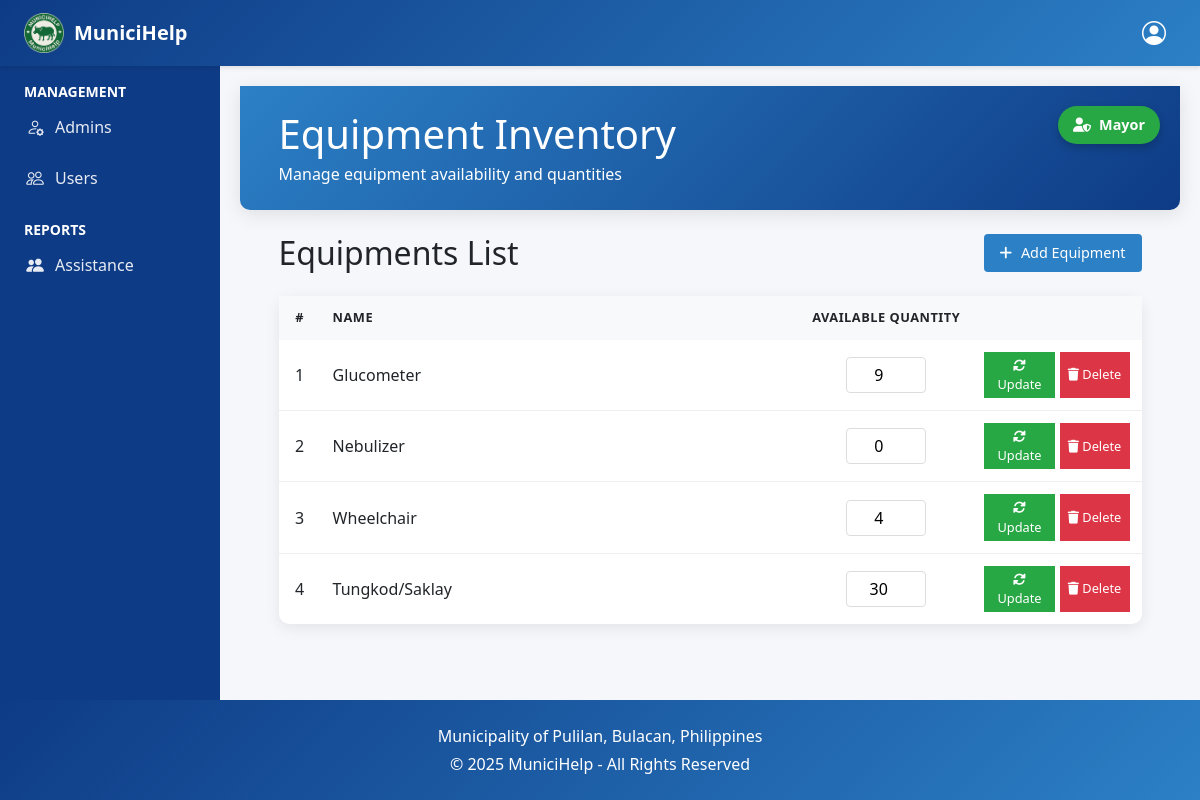
Page /mayor/mswd/admin/inventory.php (signed in) on the committed database.
### tables this page shows
CREATE TABLE `equipment_inventory` (
  `id` int(11) NOT NULL AUTO_INCREMENT,
  `equipment_type_id` int(11) NOT NULL,
  `available_quantity` int(11) NOT NULL DEFAULT 0,
  PRIMARY KEY (`id`),
  KEY `equipment_type_id` (`equipment_type_id`),
  CONSTRAINT `equipment_inventory_ibfk_1` FOREIGN KEY (`equipment_type_id`) REFERENCES `mswd_types` (`id`)
);

CREATE TABLE `mswd_types` (
  `id` int(11) NOT NULL AUTO_INCREMENT,
  `name` varchar(255) NOT NULL,
  `parent_id` int(11) DEFAULT NULL,
  `is_online` tinyint(1) NOT NULL DEFAULT 1 COMMENT '0=walkin, 1=online',
  PRIMARY KEY (`id`),
  KEY `fk_mswd_types_parent` (`parent_id`),
  CONSTRAINT `fk_mswd_types_parent` FOREIGN KEY (`parent_id`) REFERENCES `mswd_types` (`id`) ON DELETE NO ACTION ON UPDATE NO ACTION
);

### mayor/mswd/admin/inventory.php (the view, shortened to what this page needs)
<?php
include '../../../includes/db.php';
$mswd_admin_id = $_SESSION['mswd_admin_id'];
$admin_query = $conn->query("SELECT name FROM admins WHERE id = $mswd_admin_id");
$admin_data = $admin_query->fetch_assoc();
$admin_name = $admin_data['name'] ?? 'Admin';
$equipment_availability = $conn->query("
    SELECT t.id, t.name, ei.available_quantity
    FROM mswd_types t
    LEFT JOIN equipment_inventory ei ON t.id = ei.equipment_type_id
    WHERE t.parent_id = 8
    ORDER BY t.id ASC
")->fetch_all(MYSQLI_ASSOC);
include '../../../includes/header.php';
?>
<!DOCTYPE html>
<html lang="en">
<head>
    <link href="https://cdn.jsdelivr.net/npm/bootstrap@5.1.3/dist/css/bootstrap.min.css" rel="stylesheet">
    <link rel="stylesheet" href="https://cdnjs.cloudflare.com/ajax/libs/font-awesome/6.0.0/css/all.min.css">
</head>
<body>
    <div class="dashboard-header">
        <div class="dashboard-container">
            <div class="d-flex justify-content-between align-items-center">
                <div>
                    <h1 class="mb-1">Equipment Inventory</h1>
                    <p class="mb-0">Manage equipment availability and quantities</p>
                </div>
                <div class="admin-badge">
                    <i class="fas fa-user-shield"></i>
                    <span><?= htmlspecialchars($admin_name) ?></span>
                </div>
            </div>
        </div>
    </div>
    <div class="dashboard-container">
        <div class="action-header">
            <h2 class="mb-0">Equipments List</h2>
            <button type="button" class="btn btn-add" data-bs-toggle="modal" data-bs-target="#addEquipmentModal">
                <i class="fas fa-plus"></i> <span class="action-text">Add Equipment</span>
            </button>
        </div>
        <div class="inventory-card card">
            <div class="card-body p-0">
                <div class="table-responsive">
                    <table class="inventory-table">
                        <thead>
                            <tr>
                                <th class="table-col-seq">#</th>
                                <th class="table-col-equipment">Name</th>
                                <th class="table-col-quantity">Available Quantity</th>
                                <th class="table-col-actions"></th>
                            </tr>
                        </thead>
                        <tbody>
                            <?php
                            $sequence_number = 1;
                            foreach ($equipment_availability as $equipment):
                            ?>
                                <tr>
                                    <td class="table-col-seq"><?= $sequence_number ?></td>
                                    <td class="table-col-equipment"><?= htmlspecialchars($equipment['name']) ?></td>
                                    <td class="table-col-quantity">
                                        <form method="POST" class="d-inline">
                                            <input type="number" name="available_quantity"
                                                   value="<?= $equipment['available_quantity'] ?? 0 ?>"
                                                   min="0" class="quantity-input" required>
                                    </td>
                                    <td class="table-col-actions">
                                        <div class="action-buttons">
                                            <button type="submit" name="update_equipment" class="btn-update">
                                                <i class="fas fa-sync-alt"></i> <span class="action-text">Update</span>
                                            </button>
                                        <button type="button" class="btn-delete" data-bs-toggle="modal" data-bs-target="#deleteEquipmentModal" data-id="<?= $equipment['id'] ?>">
                                            <i class="fas fa-trash"></i> <span class="action-text">Delete</span>
                                        </button>
                                        </div>
                                    </td>
                                </tr>
                            <?php
                            $sequence_number++;
                            endforeach;
                            ?>
                        </tbody>
                    </table>
                </div>
            </div>
        </div>
    </div>
    <?php include '../../../includes/footer.php'; ?>
</body>
</html>

### assets/css/styles.css (style rules this page uses)
:root { --munici-green: #0E3B85; --munici-green-light: #2C80C6; }

### includes/header.php (style rules this page uses)
:root { --munici-green-dark: #0E3B85; --munici-green-light: #2C80C6; --munici-green: #42A5F5; --munici-green-light-bg: #E3F2FD; --pending: #FFC107; --approved: #28A745; --completed: #4361ee; --emerggency: #D32F2F; --light-color: #f8f9fa; --dark-color: #212529; }
body { display: flex; flex-direction: column; min-height: 100vh; background-color: #f5f7fb; font-family: 'Segoe UI', Tahoma, Geneva, Verdana, sans-serif; }
.dashboard-header { background: linear-gradient(135deg, var(--munici-green), var(--munici-green-dark)); color: white; padding: 1.5rem 0; margin-bottom: 1.5rem; border-radius: 0 0 10px 10px; box-shadow: 0 4px 20px rgba(0, 0, 0, 0.1); }

### mayor/mswd/admin/inventory.php (style rules this page uses)
:root { --munici-green: #2C80C6; --munici-green-light: #42A5F5; --pending: #FFC107; --approved: #28A745; --completed: #4361ee; --declined: #DC3545; --cancelled: #6C757D; --light-color: #f8f9fa; --dark-color: #212529; }
body { background-color: #f5f7fb; font-family: 'Segoe UI', Tahoma, Geneva, Verdana, sans-serif; }
.dashboard-container { width: 95%; max-width: 1800px; margin: 0 auto; padding: 0 15px; }
.dashboard-header { background: linear-gradient(135deg, var(--munici-green), #0E3B85); color: white; padding: 1.5rem 0; margin-bottom: 1.5rem; border-radius: 0 0 10px 10px; box-shadow: 0 4px 20px rgba(0, 0, 0, 0.1); position: relative; }
.admin-badge { position: absolute; right: 20px; top: 20px; background: #28a745; padding: 8px 15px; border-radius: 20px; font-size: 0.9rem; display: flex; align-items: center; color: white; box-shadow: 0 4px 8px rgba(0, 0, 0, 0.2); font-weight: 600; transition: all 0.3s ease; }
.admin-badge i { margin-right: 8px; filter: brightness(0) invert(1); }
.action-header { display: flex; justify-content: space-between; align-items: center; margin-bottom: 1.5rem; flex-wrap: wrap; gap: 1rem; }
.inventory-card { border-radius: 10px; box-shadow: 0 4px 15px rgba(0, 0, 0, 0.08); border: none; margin-bottom: 2rem; width: 100%; }
.table-responsive { border-radius: 0 0 10px 10px; overflow-x: auto; width: 100%; }
.inventory-table { width: 100%; border-collapse: collapse; }
.inventory-table th { background-color: #f8f9fa; border-top: none; font-weight: 600; text-transform: uppercase; font-size: 0.8rem; letter-spacing: 0.5px; white-space: nowrap; padding: 12px; }
.inventory-table td { padding: 12px; border-bottom: 1px solid #eee; vertical-align: middle; }
.inventory-table tr:last-child td { border-bottom: none; }
.quantity-input { width: 80px; text-align: center; padding: 5px; border: 1px solid #ddd; border-radius: 4px; }
.btn-update { background-color: var(--approved); color: white; border: none; padding: 0.25rem 0.5rem; font-size: 0.8rem; min-width: 70px; }
.btn-delete { background-color: var(--declined); color: white; border: none; padding: 0.25rem 0.5rem; font-size: 0.8rem; min-width: 70px; }
.btn-add { background-color: var(--munici-green); color: white; border: none; padding: 0.5rem 1rem; font-size: 0.9rem; }
.table-col-seq { width: 5%; text-align: center; }
.table-col-equipment { width: 60%; text-align: left; }
.table-col-quantity { width: 20%; text-align: center; }
.table-col-actions { width: 15%; text-align: center; }
@media (min-width: 769px) { .action-text { display: inline; } }
@media (min-width: 769px) { .btn i { margin-right: 5px; } }
.action-buttons { display: flex; gap: 5px; justify-content: center; }

### rows in the picture
equipment_inventory: equipment_type.name "Glucometer", available_quantity "9"
equipment_inventory: equipment_type.name "Nebulizer", available_quantity "0"
equipment_inventory: equipment_type.name "Wheelchair", available_quantity "4"
equipment_inventory: equipment_type.name "Tungkod/Saklay", available_quantity "30"

### other values in the picture
$admin_name "Mayor"
